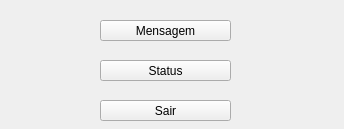
<?xml version="1.0" encoding="UTF-8"?>
<ui version="4.0">
 <class>Janela</class>
 <widget class="QMainWindow" name="Janela">
  <property name="geometry">
   <rect>
    <x>0</x>
    <y>0</y>
    <width>344</width>
    <height>129</height>
   </rect>
  </property>
  <property name="windowTitle">
   <string>Message Boxes</string>
  </property>
  <widget class="QWidget" name="centralwidget">
   <widget class="QPushButton" name="btnMessageA">
    <property name="geometry">
     <rect>
      <x>100</x>
      <y>20</y>
      <width>131</width>
      <height>21</height>
     </rect>
    </property>
    <property name="cursor">
     <cursorShape>PointingHandCursor</cursorShape>
    </property>
    <property name="text">
     <string>Mensagem</string>
    </property>
   </widget>
   <widget class="QPushButton" name="btnMessageC">
    <property name="geometry">
     <rect>
      <x>100</x>
      <y>60</y>
      <width>131</width>
      <height>21</height>
     </rect>
    </property>
    <property name="cursor">
     <cursorShape>PointingHandCursor</cursorShape>
    </property>
    <property name="text">
     <string>Status</string>
    </property>
   </widget>
   <widget class="QPushButton" name="btnMessageD">
    <property name="geometry">
     <rect>
      <x>100</x>
      <y>100</y>
      <width>131</width>
      <height>21</height>
     </rect>
    </property>
    <property name="cursor">
     <cursorShape>PointingHandCursor</cursorShape>
    </property>
    <property name="text">
     <string>Sair</string>
    </property>
   </widget>
  </widget>
 </widget>
 <resources/>
 <connections/>
</ui>
